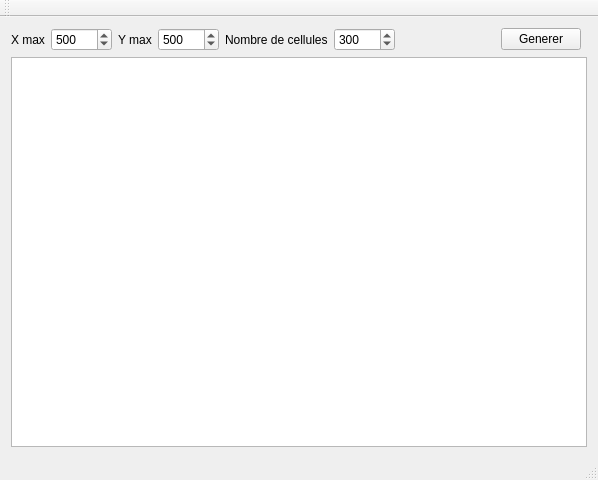
<?xml version="1.0" encoding="UTF-8"?>
<ui version="4.0">
 <class>MainWindow</class>
 <widget class="QMainWindow" name="MainWindow">
  <property name="geometry">
   <rect>
    <x>0</x>
    <y>0</y>
    <width>598</width>
    <height>480</height>
   </rect>
  </property>
  <property name="windowTitle">
   <string>MainWindow</string>
  </property>
  <widget class="QWidget" name="centralWidget">
   <layout class="QGridLayout" name="gridLayout">
    <item row="1" column="0" colspan="9">
     <widget class="QGraphicsView" name="graphicsView"/>
    </item>
    <item row="0" column="0">
     <widget class="QLabel" name="label">
      <property name="text">
       <string>X max</string>
      </property>
     </widget>
    </item>
    <item row="0" column="1">
     <widget class="QSpinBox" name="spinXMax">
      <property name="maximum">
       <number>10000</number>
      </property>
      <property name="value">
       <number>500</number>
      </property>
     </widget>
    </item>
    <item row="0" column="3">
     <widget class="QSpinBox" name="spinYMax">
      <property name="maximum">
       <number>10000</number>
      </property>
      <property name="value">
       <number>500</number>
      </property>
     </widget>
    </item>
    <item row="0" column="4">
     <widget class="QLabel" name="label_3">
      <property name="text">
       <string>Nombre de cellules</string>
      </property>
     </widget>
    </item>
    <item row="0" column="2">
     <widget class="QLabel" name="label_2">
      <property name="text">
       <string>Y max</string>
      </property>
     </widget>
    </item>
    <item row="0" column="5">
     <widget class="QSpinBox" name="spinNumber">
      <property name="maximum">
       <number>10000</number>
      </property>
      <property name="value">
       <number>300</number>
      </property>
     </widget>
    </item>
    <item row="0" column="7">
     <widget class="QPushButton" name="buttonGenerate">
      <property name="text">
       <string>Generer</string>
      </property>
     </widget>
    </item>
    <item row="0" column="6">
     <spacer name="horizontalSpacer">
      <property name="orientation">
       <enum>Qt::Horizontal</enum>
      </property>
      <property name="sizeHint" stdset="0">
       <size>
        <width>40</width>
        <height>20</height>
       </size>
      </property>
     </spacer>
    </item>
   </layout>
  </widget>
  <widget class="QToolBar" name="mainToolBar">
   <attribute name="toolBarArea">
    <enum>TopToolBarArea</enum>
   </attribute>
   <attribute name="toolBarBreak">
    <bool>true</bool>
   </attribute>
  </widget>
  <widget class="QStatusBar" name="statusBar"/>
  <widget class="QMenuBar" name="menuBar">
   <property name="geometry">
    <rect>
     <x>0</x>
     <y>0</y>
     <width>598</width>
     <height>25</height>
    </rect>
   </property>
  </widget>
  <action name="actionGenerer">
   <property name="text">
    <string>Generer</string>
   </property>
  </action>
 </widget>
 <layoutdefault spacing="6" margin="11"/>
 <resources/>
 <connections/>
</ui>
